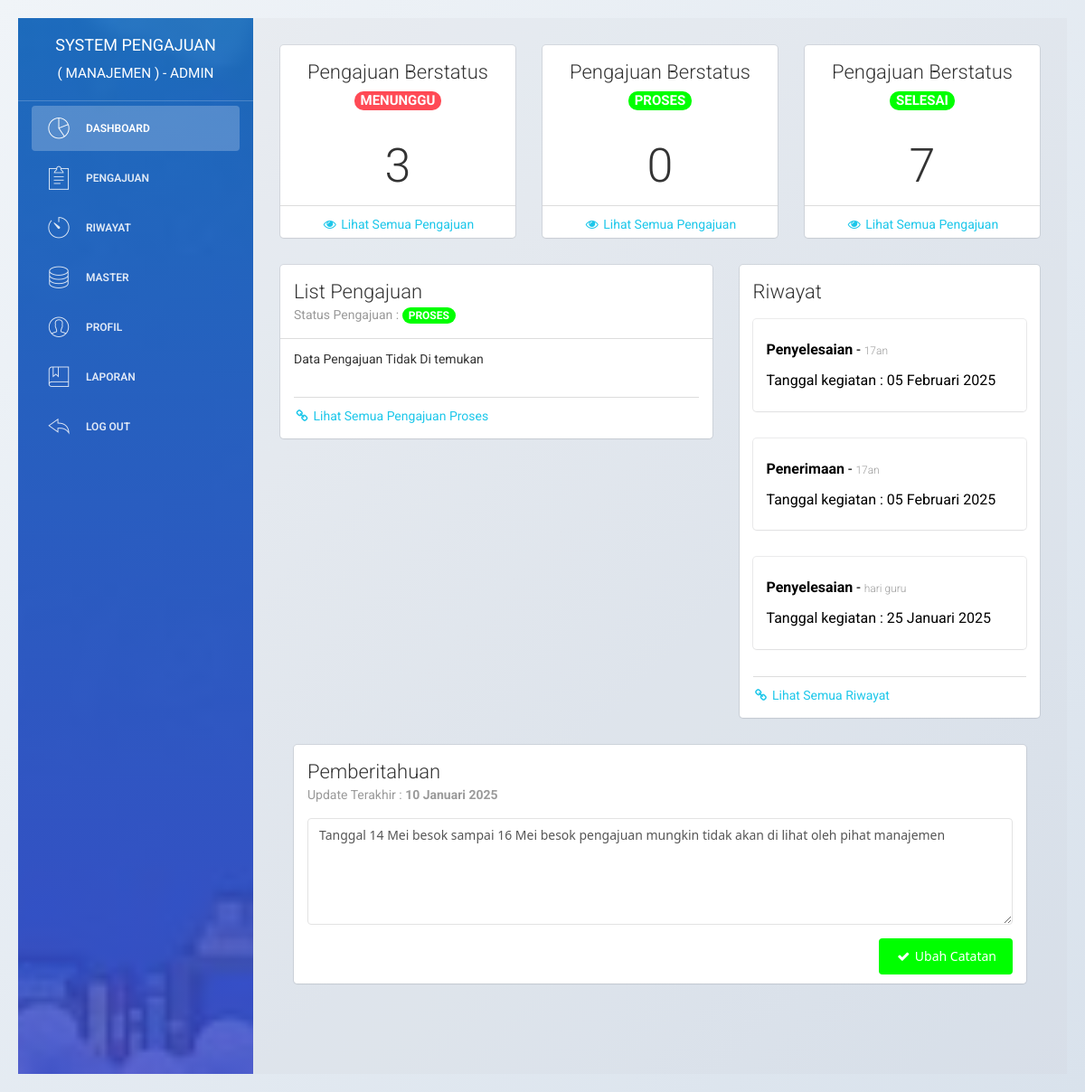
Screenshot of /admin/index (signed in) with the database file from the repository.
### tables this page shows
CREATE TABLE `user` (
  `id_user` int(11) NOT NULL,
  `username` varchar(225) NOT NULL,
  `email` varchar(225) NOT NULL,
  `password` varchar(225) NOT NULL,
  `nama_depan` varchar(225) NOT NULL,
  `nama_belakang` varchar(225) NOT NULL,
  `jk` enum('laki-laki','perempuan') NOT NULL,
  `no_hp` varchar(50) NOT NULL,
  `alamat` text NOT NULL,
  `role` enum('manajemen','tim') NOT NULL,
  `pembuatan_akun` date NOT NULL,
  `update_akun` date NOT NULL
);

CREATE TABLE `riwayat` (
  `id_riwayat` int(11) NOT NULL,
  `kegiatan` varchar(225) NOT NULL,
  `kegiatan2` varchar(225) NOT NULL,
  `kegiatan3` varchar(225) NOT NULL,
  `catatan` text NOT NULL,
  `jenis_riwayat` varchar(225) NOT NULL,
  `id_pengajuan` int(11) NOT NULL,
  `tanggal_kegiatan` date NOT NULL,
  `notifikasi` enum('1','0') NOT NULL
);

CREATE TABLE `pengajuan` (
  `id_pengajuan` int(11) NOT NULL,
  `event` varchar(225) NOT NULL,
  `id_user` int(11) NOT NULL,
  `id_jenis_pengajuan` bigint(11) NOT NULL,
  `jenis_pengajuan` varchar(255) NOT NULL,
  `tanggal_pengajuan` date NOT NULL,
  `biaya` int(225) NOT NULL,
  `alasan` text NOT NULL,
  `keterangan` text NOT NULL,
  `jadwal_pelaksanaan` date NOT NULL,
  `catatan` text NOT NULL,
  `status` enum('menunggu','proses','selesai') NOT NULL,
  `update_pengajuan` date NOT NULL,
  `estimasi_waktu` text NOT NULL
);

CREATE TABLE `catatan` (
  `id_catatan` varchar(5) NOT NULL,
  `catatan` text NOT NULL,
  `update_catatan` date NOT NULL
);

### admin/index.php (the view, shortened to what this page needs)
<?php
include '../system/koneksi.php';
function tanggal_indo($tanggal)
{
    $bulan = array(
        1 => 'Januari',
        'Februari',
        'Maret',
        'April',
        'Mei',
        'Juni',
        'Juli',
        'Agustus',
        'September',
        'Oktober',
        'November',
        'Desember'
    );
    $split = explode('-', $tanggal);
    return $split[2] . ' ' . $bulan[(int) $split[1]] . ' ' . $split[0];
}
?>
<!doctype html>
<html lang="en">
<head>
    <link href="../assets/css/bootstrap.min.css" rel="stylesheet" />
    <link href="../assets/css/animate.min.css" rel="stylesheet" />
    <link href="../assets/css/light-bootstrap-dashboard.css" rel="stylesheet" />
    <link href="../assets/css/demo.css" rel="stylesheet" />
    <link href="http://maxcdn.bootstrapcdn.com/font-awesome/4.2.0/css/font-awesome.min.css" rel="stylesheet">
    <link href="../assets/css/pe-icon-7-stroke.css" rel="stylesheet" />
    <link rel="stylesheet" href="../assets/dist/sweetalert.css">
</head>
<body>
    <div class="wrapper">
        <div class="sidebar" data-color="blue" data-image="../assets/img/sidebar1.jpg">
            <div class="sidebar-wrapper">
                <div class="logo">
                    <a href="index" class="simple-text">
                        <?php
                        $query_login = "SELECT * FROM user WHERE email ='$_SESSION[email]'";
                        $result_login = mysqli_query($con, $query_login);
                        $data_login = mysqli_fetch_assoc($result_login);
                        $username = $data_login["username"];
                        ?>
                        System Pengajuan<br><small>( MANAJEMEN ) - <?php echo $username ?></small>
                    </a>
                </div>
                <ul class="nav">
                    <li class="active">
                        <a href="index">
                            <i class="pe pe-7s-graph"></i>
                            <p>Dashboard</p>
                        </a>
                    </li>
                    <li>
                        <a href="pengajuan">
                            <i class="pe pe-7s-note2"></i>
                            <p>Pengajuan</p>
                        </a>
                    </li>
                    <li>
                        <a href="riwayat">
                            <i class="pe pe-7s-timer"></i>
                            <p>Riwayat</p>
                        </a>
                    </li>
                    <li>
                        <a data-toggle="collapse" href="#componentsExamples">
                            <i class="pe-7s-server"></i>
                            <p>Master</p>
                        </a>
                    </li>
                    <li>
                        <a href="profil">
                            <i class="pe pe-7s-user"></i>
                            <p>Profil</p>
                        </a>
                    </li>
                    <li>
                        <a href="laporan">
                            <i class="pe pe-7s-notebook"></i>
                            <p>Laporan</p>
                        </a>
                    </li>
                    <li>
                        <a href="#" onclick="logout()">
                            <i class="pe pe-7s-back"></i>
                            <p>Log out</p>
                        </a>
                    </li>
                </ul>
            </div>
        </div>
        <div class="main-panel">
            <div class="content">
                <div class="container-fluid">
                    <div class="row">
                        <div class="col-md-4">
                            <div class="card">
                                <div class="header">
                                    <h4 class="title" align="center">
                                        Pengajuan Berstatus <br>
                                        <span class="badge menunggu indextitle upper">Menunggu</span>
                                    </h4>
                                </div>
                                <?php
                                $query_menunggu = "SELECT * FROM pengajuan WHERE status LIKE 'menunggu'";
                                $result_menunggu = mysqli_query($con, $query_menunggu);
                                $banyakdata_menunggu = $result_menunggu->num_rows;
                                ?>
                                <div align="center">
                                    <h1><?php echo $banyakdata_menunggu ?></h1>
                                    <div class="footer">
                                        <hr>
                                        <div class="stats">
                                            <a href="pengajuan">
                                                <i class="fa fa-eye"></i> Lihat Semua Pengajuan
                                            </a>
                                        </div>
                                    </div>
                                </div>
                            </div>
                        </div>
                        <div class="col-md-4">
                            <div class="card">
                                <div class="header">
                                    <h4 class="title" align="center">
                                        Pengajuan Berstatus <br>
                                        <span class="badge proses indextitle upper">Proses</span>
                                    </h4>
                                </div>
                                <?php
                                $query_proses = "SELECT * FROM pengajuan WHERE status LIKE 'proses'";
                                $result_proses = mysqli_query($con, $query_proses);
                                $banyakdata_proses = $result_proses->num_rows;
                                ?>
                                <div align="center">
                                    <h1><?php echo $banyakdata_proses ?></h1>
                                    <div class="footer">
                                        <hr>
                                        <div class="stats">
                                            <a href="pengajuan">
                                                <i class="fa fa-eye"></i> Lihat Semua Pengajuan
                                            </a>
                                        </div>
                                    </div>
                                </div>
                            </div>
                        </div>
                        <div class="col-md-4">
                            <div class="card">
                                <div class="header">
                                    <h4 class="title" align="center">
                                        Pengajuan Berstatus <br>
                                        <span class="badge proses indextitle upper">Selesai</span>
                                    </h4>
                                </div>
                                <?php
                                $query_selesai = "SELECT * FROM pengajuan WHERE status LIKE 'selesai'";
                                $result_selesai = mysqli_query($con, $query_selesai);
                                $banyakdata_selesai = $result_selesai->num_rows;
                                ?>
                                <div align="center">
                                    <h1><?php echo $banyakdata_selesai ?></h1>
                                    <div class="footer">
                                        <hr>
                                        <div class="stats">
                                            <a href="pengajuan">
                                                <i class="fa fa-eye"></i> Lihat Semua Pengajuan
                                            </a>
                                        </div>
                                    </div>
                                </div>
                            </div>
                        </div>
                    </div>
                    <div class="row">
                        <div class="col-md-7">
                            <div class="card ">
                                <div class="header">
                                    <h4 class="title">List Pengajuan</h4>
                                    <p class="category">Status Pengajuan :
                                        <span class="badge proses upper">proses</span>
                                    </p>
                                </div>
                                <div class="content">
                                    <div class="table-full-width">
                                        <table class="table">
                                            <tbody>
                                                <?php
                                                $query_pengajuan = "SELECT a.id_pengajuan, a.event, a.id_user,  b.username, a.status
                                FROM pengajuan AS a INNER JOIN user AS b WHERE a.id_user = b.id_user
                                AND a.status = 'proses' LIMIT 7 ";
                                                $result_pengajuan = mysqli_query($con, $query_pengajuan);
                                                if ($result_pengajuan->num_rows == 0) {
                                                    echo "<tr>
                    <td colspan='3'>Data Pengajuan Tidak Di temukan</td>
                </tr>";
                                                }
                                                ?>
                                            </tbody>
                                        </table>
                                    </div>
                                    <div class="footer">
                                        <hr>
                                        <div class="stats">
                                            <a href="pengajuan">
                                                <i class="fa fa-link"></i>
                                                Lihat Semua Pengajuan Proses
                                            </a>
                                        </div>
                                    </div>
                                </div>
                            </div>
                        </div>
                        <div class="col-md-5">
                            <div class="card">
                                <div class="header">
                                    <h4 class="title">Riwayat</h4>
                                </div>
                                <div class="content">
                                    <?php
                                    $query2 = "SELECT a.id_riwayat, a.kegiatan, a.id_pengajuan, b.event,
                a.jenis_riwayat, a.kegiatan3, a.tanggal_kegiatan, b.id_user, a.notifikasi FROM riwayat
                AS a INNER JOIN pengajuan AS b WHERE a.id_pengajuan = b.id_pengajuan
                ORDER BY id_riwayat DESC LIMIT 3";
                                    $result2 = mysqli_query($con, $query2);
                                    if ($result2->num_rows == 0) {
                                        echo "<p>Tidak ada riwayat kegiatan !</p>";
                                    } else {
                                        while ($data2 = mysqli_fetch_assoc($result2)) {
                                            echo '<a href="detail_pengajuan?id=' . $data2['id_pengajuan'] . '" style="color:black">
                                <div class="card">
                                    <div class="content">
                                        <input type="hidden" name="id_pengajuan" value="' . $data2['id_pengajuan'] . '">
                                        <h5><b>' . $data2['jenis_riwayat'] . ' </b> - <small>' . $data2['event'] . '</small></h5>
                                        <h5>Tanggal kegiatan : ' . tanggal_indo($data2['tanggal_kegiatan']) . '</h5>
                                    </div>
                                </div>
                            </a>';
                                        }
                                    }
                                    ?>
                                    <div class="footer">
                                        <hr>
                                        <div class="stats">
                                            <a href="riwayat"><i class="fa fa-link"></i> Lihat Semua Riwayat </a>
                                        </div>
                                    </div>
                                </div>
                            </div>
                        </div>
                    </div>
                    <?php
                    $query_catatan = "SELECT * FROM catatan";
                    $result_catatan = mysqli_query($con, $query_catatan);
                    $data_catatan = mysqli_fetch_assoc($result_catatan);
                    ?>
                    <div class="col-md-12">
                        <div class="card">
                            <form id="form_catatan" method="post" action="system/proses_catatan">
                                <div class="header">
                                    <h4 class="title">Pemberitahuan</h4>
                                    <p class="category">Update Terakhir :
                                        <b><?php echo tanggal_indo($data_catatan['update_catatan']) ?></b></p>
                                </div>
                                <div class="content">
                                    <div class="form-group">
                                        <textarea rows="5" class="form-control" placeholder="Tidak Ada Catatan !"
                                            name="catatan"
                                            id="form_catatan"><?php echo $data_catatan['catatan'] ?></textarea>
                                    </div>
                                    <div align="right">
                                        <button type="submit" name="input" rel="tooltip" title="Konfirmasi"
                                            class="btn btn-primary btn-fill">
                                            <i class="fa fa-check"></i> Ubah Catatan
                                        </button>
                                    </div>
                            </form>
                        </div>
                    </div>
                </div>
            </div>
        </div>
    </div>
</body>
</html>

### assets/css/demo.css (style rules this page uses)
* { box-sizing: border-box; }
body { font-family: 'Segoe UI', Tahoma, Geneva, Verdana, sans-serif; background: linear-gradient(135deg, #f0f4f8, #d9e2ec); margin: 0; padding: 20px; }

### rows the page displays
user: username "ADMIN"
riwayat: jenis_riwayat "Penyelesaian", id_pengajuan.event "17an", tanggal_kegiatan "05 Februari 2025"
riwayat: jenis_riwayat "Penerimaan", id_pengajuan.event "17an", tanggal_kegiatan "05 Februari 2025"
riwayat: jenis_riwayat "Penyelesaian", id_pengajuan.event "hari guru", tanggal_kegiatan "25 Januari 2025"
catatan: update_catatan "10 Januari 2025", catatan "Tanggal 14 Mei besok sampai 16 Mei besok pengajuan mungkin tidak akan di lihat oleh pihat manajemen"

### other values shown
$banyakdata_menunggu "3"
$banyakdata_proses "0"
$banyakdata_selesai "7"
